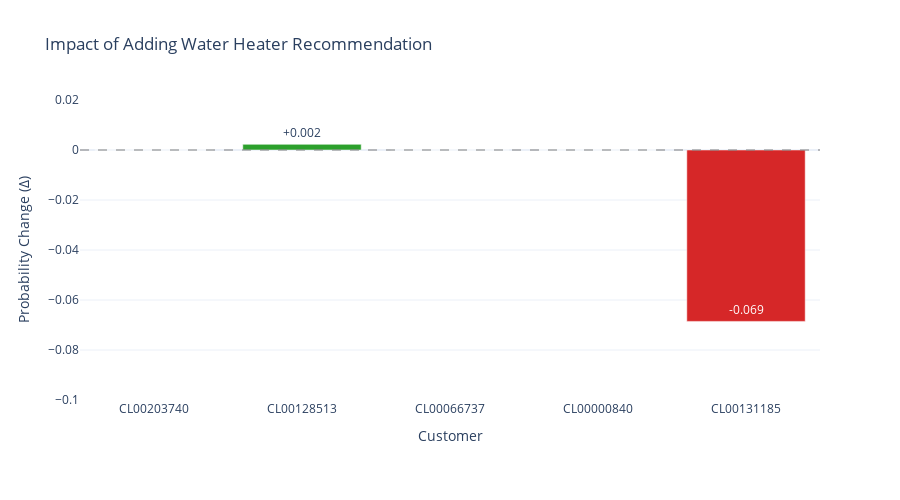

The code cell stored with this chart in its notebook:
### Code cell
# SCENARIO 3.4: VISUALIZE CROSS-SELL IMPACT
print("\n=== SCENARIO 3.4: CROSS-SELL IMPACT VISUALIZATION ===")

import plotly.graph_objects as go

fig = go.Figure()

# Add bars for each customer
colors = ['#2ca02c' if d > 0 else '#d62728' if d < 0 else '#1f77b4' for d in cross_sell_df['delta']]

fig.add_trace(go.Bar(
    x=cross_sell_df['customer_id'],
    y=cross_sell_df['delta'],
    marker_color=colors,
    text=[f'{d:+.3f}' for d in cross_sell_df['delta']],
    textposition='auto',
    hovertemplate='Customer: %{x}<br>Δ Probability: %{y:+.3f}<br>Baseline: %{customdata[0]:.3f}<br>With Water Heater: %{customdata[1]:.3f}<extra></extra>',
    customdata=cross_sell_df[['baseline', 'new_prob']].values
))

fig.update_layout(
    title='Impact of Adding Water Heater Recommendation',
    xaxis_title='Customer',
    yaxis_title='Probability Change (Δ)',
    yaxis_range=[-0.1, 0.02],
    template='plotly_white',
    height=500,
    margin=dict(b=100)
)

fig.add_hline(y=0, line_dash='dash', line_color='gray', opacity=0.5)
fig.show()

print("\n=== INSIGHTS ===")
print("✅ Boiler + Water heater = small lift (+0.004 to +0.005)")
print("❌ But one customer responded negatively (-0.069)")
print("🔍 Need to identify which customers NOT to cross-sell to")

### Figure 1 — Plotly figure (JSON) as saved in the notebook; plotly's stock layout.template omitted (floating-point values rounded to 4 significant figures)
{"data": [{"customdata": [[0.3385, 0.3385], [0.5366, 0.5389], [0.6026, 0.6026], [0.1153, 0.1153], [0.5926, 0.5241]], "hovertemplate": "Customer: %{x}<br>Δ Probability: %{y:+.3f}<br>Baseline: %{customdata[0]:.3f}<br>With Water Heater: %{customdata[1]:.3f}<extra></extra>", "marker": {"color": ["#1f77b4", "#2ca02c", "#1f77b4", "#1f77b4", "#d62728"]}, "text": ["+0.000", "+0.002", "+0.000", "+0.000", "-0.069"], "textposition": "auto", "type": "bar", "x": ["CL00203740", "CL00128513", "CL00066737", "CL00000840", "CL00131185"], "y": [0.0, 0.002261, 0.0, 0.0, -0.06856]}], "layout": {"height": 500, "margin": {"b": 100}, "shapes": [{"line": {"color": "gray", "dash": "dash"}, "opacity": 0.5, "type": "line", "x0": 0, "x1": 1, "xref": "x domain", "y0": 0, "y1": 0, "yref": "y"}], "title": {"text": "Impact of Adding Water Heater Recommendation"}, "xaxis": {"title": {"text": "Customer"}}, "yaxis": {"range": [-0.1, 0.02], "title": {"text": "Probability Change (Δ)"}}}}
